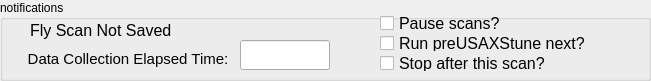
   <widget class="QGroupBox" name="groupBox_2">
    <property name="geometry">
     <rect>
      <x>10</x>
      <y>360</y>
      <width>651</width>
      <height>81</height>
     </rect>
    </property>
    <property name="title">
     <string>notifications</string>
    </property>
    <widget class="QWidget" name="widget" native="true">
     <property name="enabled">
      <bool>true</bool>
     </property>
     <property name="geometry">
      <rect>
       <x>11</x>
       <y>51</y>
       <width>24</width>
       <height>16</height>
      </rect>
     </property>
     <layout class="QFormLayout" name="formLayout_4">
      <item row="0" column="0">
       <widget class="caGraphics" name="cagraphics_32">
        <property name="foreground">
         <color>
          <red>255</red>
          <green>255</green>
          <blue>0</blue>
         </color>
        </property>
        <property name="fillstyle" stdset="0">
         <enum>caGraphics::Filled</enum>
        </property>
        <property name="lineColor">
         <color>
          <red>255</red>
          <green>255</green>
          <blue>0</blue>
         </color>
        </property>
        <property name="colorMode">
         <enum>caGraphics::Static</enum>
        </property>
       </widget>
      </item>
      <item row="1" column="0">
       <widget class="caGraphics" name="cagraphics_31">
        <property name="foreground">
         <color>
          <red>255</red>
          <green>255</green>
          <blue>0</blue>
         </color>
        </property>
        <property name="fillstyle" stdset="0">
         <enum>caGraphics::Filled</enum>
        </property>
        <property name="lineColor">
         <color>
          <red>255</red>
          <green>255</green>
          <blue>0</blue>
         </color>
        </property>
        <property name="colorMode">
         <enum>caGraphics::Static</enum>
        </property>
       </widget>
      </item>
     </layout>
     <widget class="QLabel" name="label_92">
      <property name="geometry">
       <rect>
        <x>120</x>
        <y>10</y>
        <width>90</width>
        <height>21</height>
       </rect>
      </property>
      <property name="font">
       <font>
        <pointsize>11</pointsize>
       </font>
      </property>
      <property name="styleSheet">
       <string notr="true">color:rgb(255, 0, 0)</string>
      </property>
      <property name="text">
       <string>&lt;html&gt;&lt;head/&gt;&lt;body&gt;&lt;p&gt;Reached&lt;/p&gt;&lt;/body&gt;&lt;/html&gt;</string>
      </property>
      <property name="alignment">
       <set>Qt::AlignCenter</set>
      </property>
     </widget>
     <widget class="QLabel" name="label_91">
      <property name="geometry">
       <rect>
        <x>10</x>
        <y>0</y>
        <width>231</width>
        <height>41</height>
       </rect>
      </property>
      <property name="font">
       <font>
        <pointsize>11</pointsize>
       </font>
      </property>
      <property name="styleSheet">
       <string notr="true">color:rgb(255, 0, 0)</string>
      </property>
      <property name="text">
       <string>&lt;html&gt;&lt;head/&gt;&lt;body&gt;&lt;p&gt;Feedback Limits&lt;/p&gt;&lt;/body&gt;&lt;/html&gt;</string>
      </property>
      <property name="alignment">
       <set>Qt::AlignCenter</set>
      </property>
     </widget>
     <zorder>cagraphics_31</zorder>
     <zorder>cagraphics_32</zorder>
     <zorder>label_91</zorder>
     <zorder>label_92</zorder>
    </widget>
    <widget class="QLabel" name="label_90">
     <property name="geometry">
      <rect>
       <x>30</x>
       <y>10</y>
       <width>191</width>
       <height>41</height>
      </rect>
     </property>
     <property name="font">
      <font>
       <pointsize>12</pointsize>
      </font>
     </property>
     <property name="styleSheet">
      <string notr="true">color:rgb(0, 0, 0)</string>
     </property>
     <property name="text">
      <string>Fly Scan Not Saved</string>
     </property>
    </widget>
    <widget class="QCheckBox" name="checkBox_6">
     <property name="geometry">
      <rect>
       <x>380</x>
       <y>55</y>
       <width>250</width>
       <height>16</height>
      </rect>
     </property>
     <property name="font">
      <font>
       <pointsize>12</pointsize>
      </font>
     </property>
     <property name="text">
      <string>Stop after this scan?</string>
     </property>
    </widget>
    <widget class="QCheckBox" name="checkBox_4">
     <property name="geometry">
      <rect>
       <x>380</x>
       <y>35</y>
       <width>250</width>
       <height>16</height>
      </rect>
     </property>
     <property name="font">
      <font>
       <pointsize>12</pointsize>
      </font>
     </property>
     <property name="text">
      <string>Run preUSAXStune next?</string>
     </property>
    </widget>
    <widget class="QCheckBox" name="checkBox_7">
     <property name="geometry">
      <rect>
       <x>380</x>
       <y>15</y>
       <width>250</width>
       <height>16</height>
      </rect>
     </property>
     <property name="font">
      <font>
       <pointsize>12</pointsize>
      </font>
     </property>
     <property name="text">
      <string>Pause scans?</string>
     </property>
    </widget>
    <widget class="caTextEntry" name="catextentry_5">
     <property name="geometry">
      <rect>
       <x>240</x>
       <y>40</y>
       <width>90</width>
       <height>30</height>
      </rect>
     </property>
     <property name="sizePolicy">
      <sizepolicy hsizetype="Expanding" vsizetype="Expanding">
       <horstretch>0</horstretch>
       <verstretch>0</verstretch>
      </sizepolicy>
     </property>
     <property name="channel" stdset="0">
      <string notr="true">9idcLAX:USAXS:FS_ElapsedTime</string>
     </property>
     <property name="background">
      <color>
       <red>115</red>
       <green>215</green>
       <blue>253</blue>
      </color>
     </property>
     <property name="colorMode">
      <enum>caLineEdit::Static</enum>
     </property>
    </widget>
    <widget class="QLabel" name="label_66">
     <property name="geometry">
      <rect>
       <x>20</x>
       <y>50</y>
       <width>216</width>
       <height>18</height>
      </rect>
     </property>
     <property name="font">
      <font>
       <pointsize>11</pointsize>
      </font>
     </property>
     <property name="styleSheet">
      <string notr="true">color:rgb(0, 0, 0)</string>
     </property>
     <property name="text">
      <string>Data Collection Elapsed Time:</string>
     </property>
     <property name="alignment">
      <set>Qt::AlignCenter</set>
     </property>
    </widget>
   </widget>
